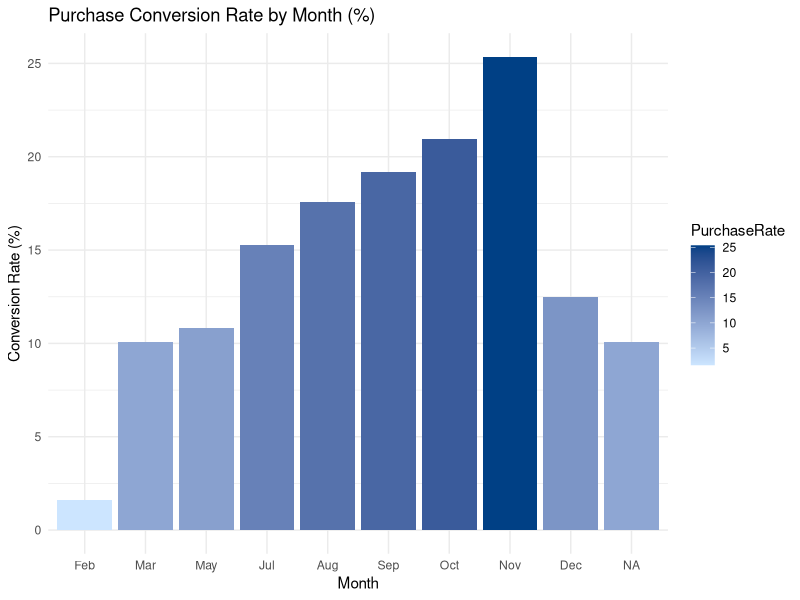
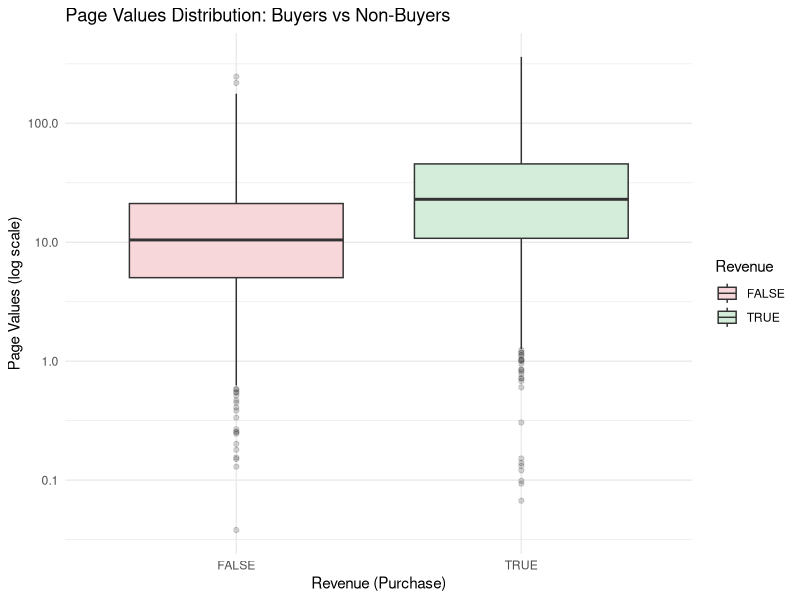
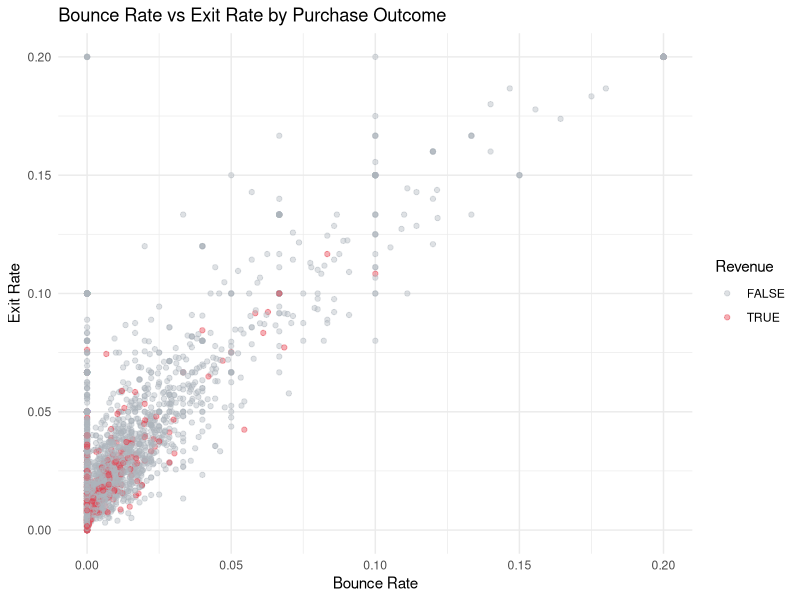
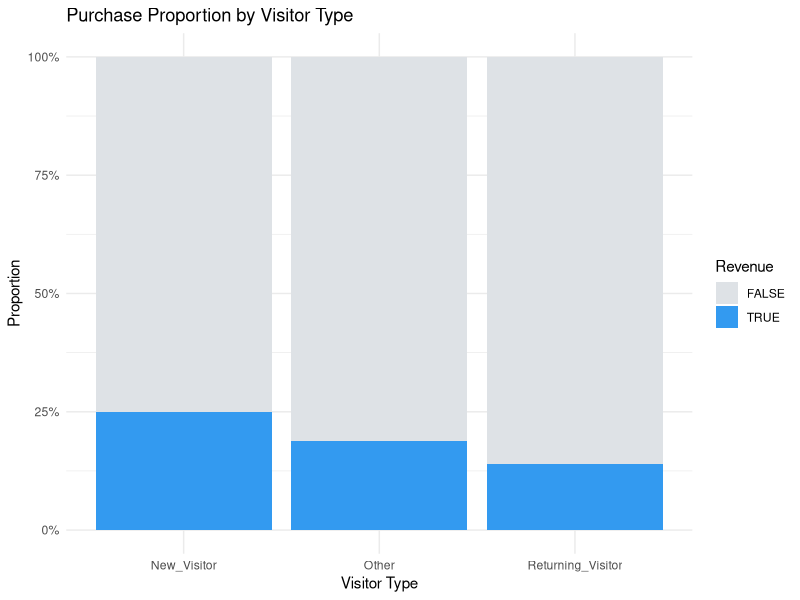
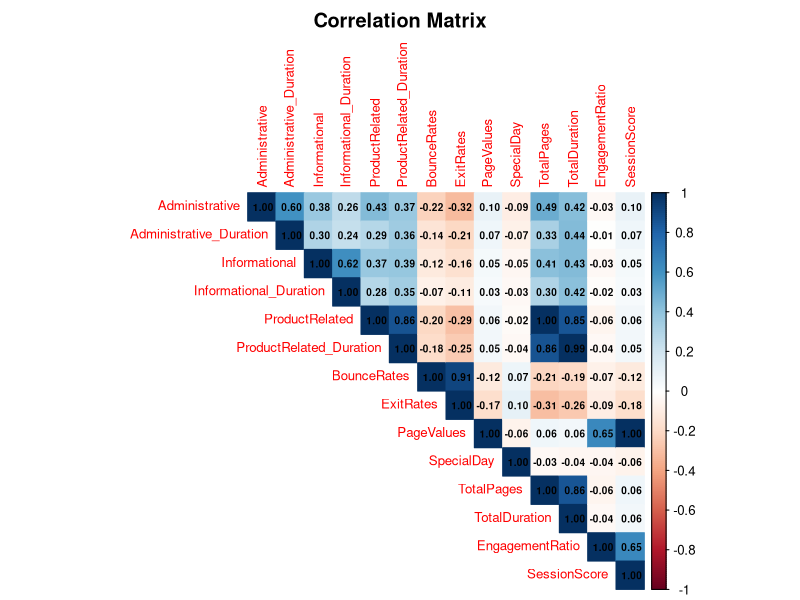

R code for these plots, in order: (Note: this script raises an error after producing the figures.)
library(ggplot2)
library(dplyr)
library(corrplot)
library(scales)

df <- read.csv("data/processed_shoppers.csv")
df$Revenue     <- as.factor(df$Revenue)
df$VisitorType <- as.factor(df$VisitorType)
df$Season      <- as.factor(df$Season)

#Plot 1 Purchase Rate by Month Bar Graph 
monthly <- df %>%
  group_by(Month) %>%
  summarise(PurchaseRate = mean(Revenue == "TRUE") * 100,
            .groups = "drop") %>%
  mutate(Month = factor(Month,
                        levels = c("Jan","Feb","Mar","Apr","May","Jun",
                                   "Jul","Aug","Sep","Oct","Nov","Dec")))

p1 <- ggplot(monthly, aes(x = Month, y = PurchaseRate, fill = PurchaseRate)) +
  geom_col() +
  scale_fill_gradient(low = "#cce5ff", high = "#004085") +
  theme_minimal() +
  labs(title  = "Purchase Conversion Rate by Month (%)",
       x = "Month", y = "Conversion Rate (%)")
ggsave("outputs/plots/p1_conversion_by_month.png", p1, width = 10, height = 5)

#Plot 2 PageValues Distribution by Revenue Boxplot
p2 <- ggplot(df, aes(x = Revenue, y = PageValues, fill = Revenue)) +
  geom_boxplot(outlier.alpha = 0.2) +
  scale_y_log10() +
  scale_fill_manual(values = c("FALSE" = "#f8d7da", "TRUE" = "#d4edda")) +
  theme_minimal() +
  labs(title = "Page Values Distribution: Buyers vs Non-Buyers",
       x = "Revenue (Purchase)", y = "Page Values (log scale)")
ggsave("outputs/plots/p2_pagevalues_revenue.png", p2, width = 8, height = 5)

# Plot 3 Bounce Rate vs Exit Rate Scatter, coloured by Revenue
p3 <- ggplot(df %>% sample_n(3000),   # sample for readability
             aes(x = BounceRates, y = ExitRates, color = Revenue)) +
  geom_point(alpha = 0.4, size = 1.5) +
  scale_color_manual(values = c("FALSE" = "#adb5bd", "TRUE" = "#e63946")) +
  theme_minimal() +
  labs(title = "Bounce Rate vs Exit Rate by Purchase Outcome",
       x = "Bounce Rate", y = "Exit Rate")
ggsave("outputs/plots/p3_bounce_exit_scatter.png", p3, width = 8, height = 5)

#Plot 4 Visitor Type × Revenue Stacked Bar
vtype <- df %>%
  group_by(VisitorType, Revenue) %>%
  summarise(Count = n(), .groups = "drop")

p4 <- ggplot(vtype, aes(x = VisitorType, y = Count, fill = Revenue)) +
  geom_bar(stat = "identity", position = "fill") +
  scale_y_continuous(labels = percent) +
  scale_fill_manual(values = c("FALSE" = "#dee2e6", "TRUE" = "#339af0")) +
  theme_minimal() +
  labs(title = "Purchase Proportion by Visitor Type",
       x = "Visitor Type", y = "Proportion")
ggsave("outputs/plots/p4_visitortype_revenue.png", p4, width = 8, height = 5)

#Plot 5 Correlation Heatmap
num_df <- df %>% select(Administrative, Administrative_Duration,
                        Informational, Informational_Duration,
                        ProductRelated, ProductRelated_Duration,
                        BounceRates, ExitRates, PageValues,
                        SpecialDay, TotalPages, TotalDuration,
                        EngagementRatio, SessionScore)
cor_mat <- cor(num_df, use = "complete.obs")
png("outputs/plots/p6_correlation_heatmap.png", width = 900, height = 900)
corrplot(cor_mat, method = "color", type = "upper",
         addCoef.col = "black", number.cex = 0.6,
         tl.cex = 0.8, title = "Correlation Matrix", mar = c(0,0,2,0))
dev.off()

#Summary stats to file 
sink("outputs/summary_stats.txt")
cat("SUMMARY STATISTICS \n\n")
print(summary(df))
cat("\nPURCHASE RATE\n")
print(prop.table(table(df$Revenue)) * 100)
sink()

cat("EDA complete. 4 plots saved to outputs/plots/\n")
